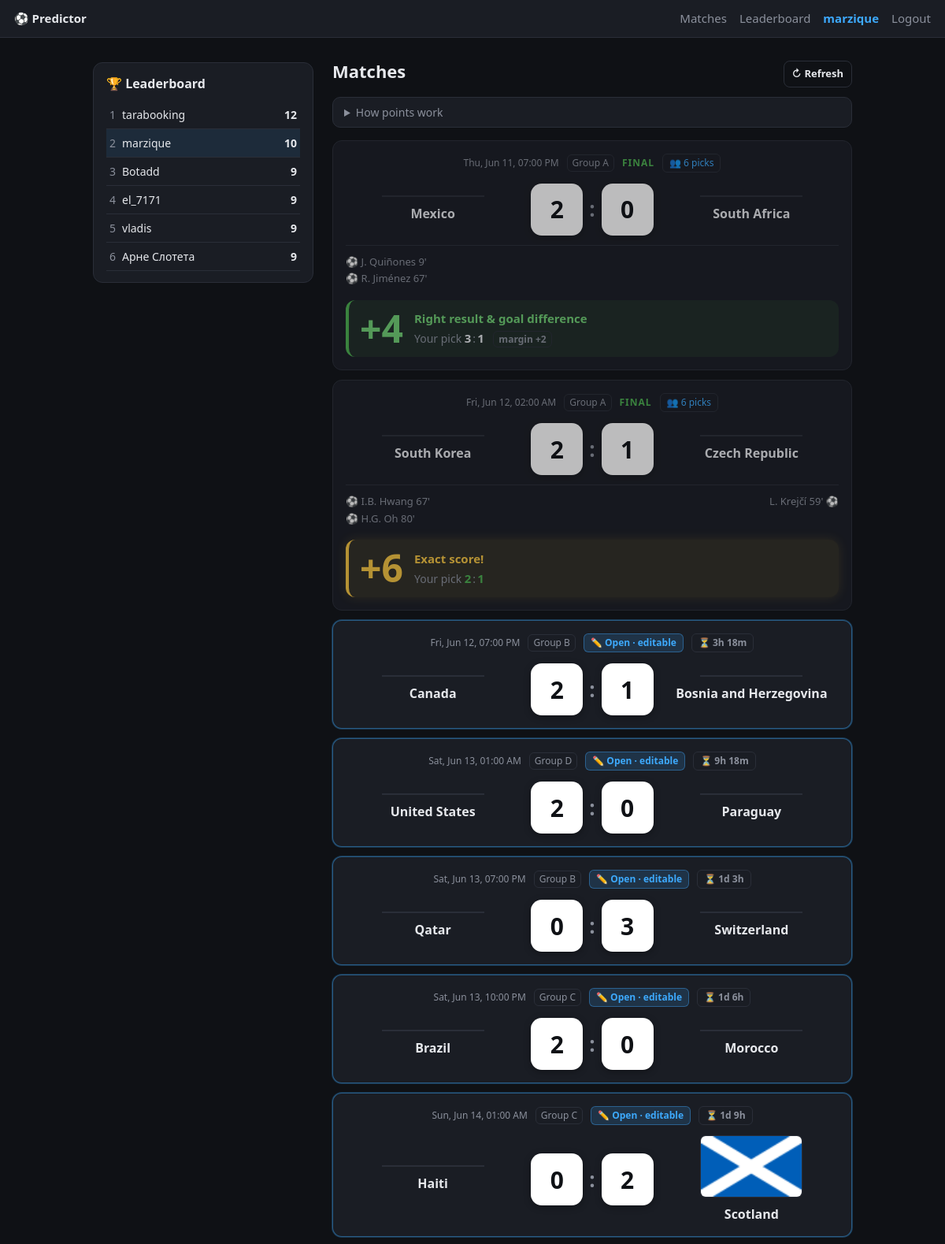
The page / (signed in, upper part) on the database its author committed.
### tables this page shows
CREATE TABLE users (
    id            INTEGER PRIMARY KEY AUTOINCREMENT,
    username      TEXT UNIQUE NOT NULL,
    password_hash TEXT NOT NULL,
    created_at    TEXT NOT NULL
);

CREATE TABLE matches (
    id         TEXT PRIMARY KEY,          -- _id from API
    home       TEXT NOT NULL,
    away       TEXT NOT NULL,
    home_id    TEXT,                      -- team id -> teams.id (for flag)
    away_id    TEXT,
    kickoff    TEXT NOT NULL,             -- ISO 8601
    home_score INTEGER,
    away_score INTEGER,
    finished   INTEGER NOT NULL DEFAULT 0,
    grp        TEXT,
    matchday   TEXT
, home_scorers TEXT, away_scorers TEXT);

CREATE TABLE predictions (
    id        INTEGER PRIMARY KEY AUTOINCREMENT,
    user_id   INTEGER NOT NULL,
    match_id  TEXT NOT NULL,
    pred_home INTEGER NOT NULL,
    pred_away INTEGER NOT NULL,
    points    INTEGER NOT NULL DEFAULT 0,
    UNIQUE(user_id, match_id)
);

CREATE TABLE teams (
    id        TEXT PRIMARY KEY,           -- team id (matches games' home_team_id)
    name_en   TEXT,
    fifa_code TEXT,
    flag      TEXT                        -- local path, e.g. /static/flags/2.png
);

### app.py (the view)
@app.get("/", response_class=HTMLResponse)
async def home(request: Request):
    user = current_user(request)
    if not user:
        return RedirectResponse("/login", status_code=302)
    now = datetime.now(timezone.utc).isoformat()
    with connect() as conn:
        matches = conn.execute("SELECT * FROM matches ORDER BY kickoff").fetchall()
        rows = conn.execute(
            "SELECT match_id, pred_home, pred_away, points FROM predictions WHERE user_id=?",
            (user["id"],)).fetchall()
        flags = {t["id"]: t["flag"]
                 for t in conn.execute("SELECT id, flag FROM teams").fetchall()}
        board = fetch_leaderboard(conn)
        all_preds = conn.execute(
            """SELECT p.match_id, u.username, p.pred_home, p.pred_away, p.points
               FROM predictions p JOIN users u ON u.id = p.user_id
               ORDER BY p.points DESC, u.username""").fetchall()
    preds = {r["match_id"]: r for r in rows}
    others = {}
    for r in all_preds:
        others.setdefault(r["match_id"], []).append(r)
    items = []
    for m in matches:
        locked = m["kickoff"] <= now or m["finished"]
        items.append({"m": m, "pred": preds.get(m["id"]), "locked": bool(locked),
                      "home_flag": flags.get(m["home_id"]),
                      "away_flag": flags.get(m["away_id"]),
                      "home_scorers": _scorers(m["home_scorers"]),
                      "away_scorers": _scorers(m["away_scorers"]),
                      "others": others.get(m["id"], []) if locked else []})
    return render(request, "matches.html",
                  {"user": user, "items": items, "board": board})

### templates/matches.html (shortened to what this page needs)
{% extends "base.html" %}
{% block main_class %}wide{% endblock %}
{% block content %}
<div class="layout">
<aside class="board-side">
  <div class="board-card">
    <h2>🏆 Leaderboard</h2>
    <table class="board">
      <tbody>
      {% for r in board %}
        <tr class="{{ 'me-row' if r['username'] == user['username'] else '' }}">
          <td class="rank">{{ loop.index }}</td>
          <td class="who">{{ r["username"] }}</td>
          <td class="tot"><b>{{ r["total"] }}</b></td>
        </tr>
      {% endfor %}
      </tbody>
    </table>
  </div>
</aside>
<div class="matches-col">
<div class="topbar">
  <h1>Matches</h1>
  <form method="post" action="/sync"><button class="ghost small">↻ Refresh</button></form>
</div>
<details class="scoring">
  <summary>How points work</summary>
</details>
<form id="bulk" method="post" action="/predict-bulk">
{% for it in items %}
{% set m = it.m %}{% set p = it.pred %}
{% set needs = not it.locked and not p %}
<div class="card match {{ 'locked' if it.locked else 'open' }} {{ 'needs-pred' if needs else '' }}">
  <div class="meta">
    <time class="localtime" datetime="{{ m['kickoff'] }}">{{ m["kickoff"].replace("T", " ")[:16] }} UTC</time>
    {% if m["grp"] %}<span class="grp">Group {{ m["grp"] }}</span>{% endif %}
    {% if m["finished"] %}<span class="final">FINAL</span>{% endif %}
    {% if needs %}<span class="todo">Predict this!</span>
    {% elif not it.locked %}<span class="editable">✏️ Open · editable</span>{% endif %}
    {% if not it.locked %}<span class="countdown" data-kickoff="{{ m['kickoff'] }}">⏳ …</span>{% endif %}
    {% if it.locked and it.others %}
    <span class="picks-tip" tabindex="0">👥 {{ it.others|length }} picks
    </span>
    {% endif %}
  </div>
  <div class="fixture">
      <div class="side">
        <span class="name">{{ m["home"] }}</span>
      </div>
      <div class="score">
        {% if it.locked %}
          {% if m["finished"] %}
            <span class="scorebox static">{{ m["home_score"] }}</span>
            <span class="colon">:</span>
            <span class="scorebox static">{{ m["away_score"] }}</span>
          {% else %}
            <span class="scorebox static">{{ p["pred_home"] if p else "–" }}</span>
            <span class="colon">:</span>
            <span class="scorebox static">{{ p["pred_away"] if p else "–" }}</span>
          {% endif %}
        {% else %}
          <input class="scorebox" type="number" name="h_{{ m['id'] }}" min="0"
                 inputmode="numeric" value="{{ p['pred_home'] if p else '' }}"
                 placeholder="0" form="bulk">
          <span class="colon">:</span>
          <input class="scorebox" type="number" name="a_{{ m['id'] }}" min="0"
                 inputmode="numeric" value="{{ p['pred_away'] if p else '' }}"
                 placeholder="0" form="bulk">
        {% endif %}
      </div>
      <div class="side">
        {% if it.away_flag %}<img class="flag" src="{{ it.away_flag }}" alt="">{% endif %}
        <span class="name">{{ m["away"] }}</span>
      </div>
    </div>
  {% if m["finished"] and (it.home_scorers or it.away_scorers) %}
    <div class="scorers">
      <div class="sc-side">
        {% for s in it.home_scorers %}<div class="sc">⚽ {{ s }}</div>{% endfor %}
      </div>
      <div class="sc-side away">
        {% for s in it.away_scorers %}<div class="sc">{{ s }} ⚽</div>{% endfor %}
      </div>
    </div>
  {% endif %}
  {% if m["finished"] and p %}
    {% set pts = p["points"] %}
    {% set hh = p["pred_home"] == m["home_score"] %}
    {% set ah = p["pred_away"] == m["away_score"] %}
    {% set labels = {
        6: 'Exact score!',
        4: 'Right result &amp; goal difference',
        3: 'Right result &amp; one team&#39;s score',
        2: 'Right result',
        0: 'Missed it'} %}
    <div class="result tier-{{ pts }}">
      <div class="rbadge">
        <span class="rpts">+{{ pts }}</span>
      </div>
      <div class="rmeta">
        <div class="rlabel">{{ labels[pts] | safe }}</div>
        <div class="rpick">Your pick
          <b class="{{ 'hit' if hh else '' }}">{{ p["pred_home"] }}</b><span class="sep">:</span><b class="{{ 'hit' if ah else '' }}">{{ p["pred_away"] }}</b>
          {% if pts == 4 %}<span class="chip">margin {{ '%+d' % (m["home_score"] - m["away_score"]) }}</span>{% endif %}
        </div>
      </div>
    </div>
  {% elif m["finished"] %}
    <div class="pred-view"><span class="muted">No prediction made</span></div>
  {% elif it.locked %}
    <div class="pred-view"><span class="muted">{{ '🔒 Locked in' if p else '🔒 No prediction' }}</span></div>
  {% endif %}
</div>
{% endfor %}
</form>
</div>
</div>
{% endblock %}

### templates/base.html (shortened to what this page needs)
<!doctype html>
<html lang="en">
<head>
  <link rel="stylesheet" href="/static/style.css">
</head>
<body>
  <header>
    <a href="/" class="brand">⚽ Predictor</a>
    {% if user %}
    <nav>
      <a href="/">Matches</a>
      <a href="/leaderboard">Leaderboard</a>
      <span class="me">{{ user["username"] }}</span>
      <a href="/logout">Logout</a>
    </nav>
    {% endif %}
  </header>
  <main class="{% block main_class %}{% endblock %}">
    {% block content %}{% endblock %}
  </main>
</body>
</html>

### rows shown on the page
users: username "marzique", total "10"
users: username "tarabooking", total "12"
users: username "Botadd", total "9"
users: username "el_7171", total "9"
users: username "vladis", total "9"
users: username "Арне Слотета", total "9"
matches: grp "A", home "Mexico", home_score "2", away_score "0", away "South Africa", finished 1 (drawn), m['home_score']-m['away_score'] "+2"
predictions: pred_home "3", pred_away "1"
matches: grp "A", home "South Korea", home_score "2", away_score "1", away "Czech Republic", finished 1 (drawn)
predictions: pred_home "2", pred_away "1"
matches: grp "B", home "Canada", away "Bosnia and Herzegovina"
predictions: pred_home "2", pred_away "1"
matches: grp "D", home "United States", away "Paraguay"
predictions: pred_home "2", pred_away "0"
matches: grp "B", home "Qatar", away "Switzerland"
predictions: pred_home "0", pred_away "3"
matches: grp "C", home "Brazil", away "Morocco"
predictions: pred_home "2", pred_away "0"
matches: grp "C", home "Haiti", away "Scotland"
predictions: pred_home "0", pred_away "2"
teams: away_flag (picture)

### other values the page prints
{{ it.others|length }} "6" "6"
{{ s }} "J. Quiñones 9'" "R. Jiménez 67'" "I.B. Hwang 67'" "H.G. Oh 80'"
{{ pts }} "4" "6"
{{ labels[pts] | safe }} "Right result & goal difference" "Exact score!"
{{ s }} "L. Krejčí 59'"
